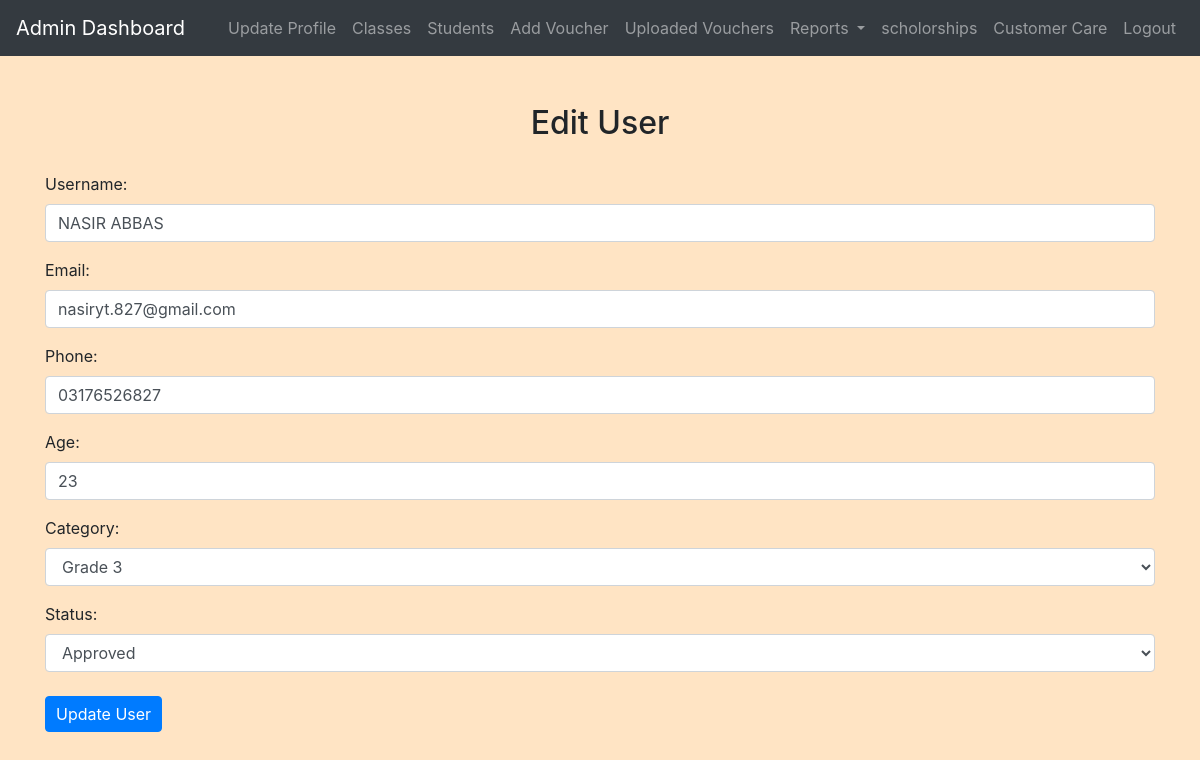
Screenshot of /admin/edit_user.php?id=3 (signed in) with the database file from the repository.
### tables this page shows
CREATE TABLE `users` (
  `id` int(11) NOT NULL,
  `username` varchar(50) NOT NULL,
  `password` varchar(255) NOT NULL,
  `email` varchar(100) NOT NULL,
  `phone` varchar(20) NOT NULL,
  `age` int(11) DEFAULT NULL,
  `category_id` int(11) DEFAULT NULL,
  `status` varchar(255) DEFAULT NULL
);

### admin/edit_user.php (the view, shortened to what this page needs)
<?php
include('config.php');
$user_id = $_GET['id'];
$sql = "SELECT users.id, users.username, users.password, users.email, users.phone, users.age, users.category_id, users.status, categories.name AS category_name
        FROM users
        LEFT JOIN categories ON users.category_id = categories.id
        WHERE users.id = $user_id";
$result = mysqli_query($conn, $sql);
$username = $email = $phone = $age = $category_id = $status = "";
if (mysqli_num_rows($result) == 1) {
    $row = mysqli_fetch_assoc($result);
    $username = $row['username'];
    $email = $row['email'];
    $phone = $row['phone'];
    $age = $row['age'];
    $category_id = $row['category_id'];
    $status = $row['status'];
}
$categories_sql = "SELECT id, name FROM categories";
$categories_result = mysqli_query($conn, $categories_sql);
?>
<!DOCTYPE html>
<html>
<head>
    <link rel="stylesheet" href="https://stackpath.bootstrapcdn.com/bootstrap/4.5.2/css/bootstrap.min.css">
    <link rel="stylesheet" href="../css/style.css">
</head>
<body>
    <?php include('admin_navbar.php'); ?>
    <div class="container mt-5 mb-5">
        <h2>Edit User</h2>
        <form method="post">
            <div class="form-group">
                <label for="new_username">Username:</label>
                <input type="text" class="form-control" id="new_username" name="new_username" value="<?php echo $username; ?>">
            </div>
            <div class="form-group">
                <label for="new_email">Email:</label>
                <input type="email" class="form-control" id="new_email" name="new_email" value="<?php echo $email; ?>">
            </div>
            <div class="form-group">
                <label for="new_phone">Phone:</label>
                <input type="text" class="form-control" id="new_phone" name="new_phone" value="<?php echo $phone; ?>">
            </div>
            <div class="form-group">
                <label for="new_age">Age:</label>
                <input type="text" class="form-control" id="new_age" name="new_age" value="<?php echo $age; ?>">
            </div>
            <div class="form-group">
                <label for="new_category_id">Category:</label>
                <select class="form-control" id="new_category_id" name="new_category_id">
                    <?php
                    while ($category_row = mysqli_fetch_assoc($categories_result)) {
                        $selected = ($category_row['id'] == $category_id) ? "selected" : "";
                        echo "<option value='" . $category_row['id'] . "' $selected>" . $category_row['name'] . "</option>";
                    }
                    ?>
                </select>
            </div>
            <div class="form-group">
                <label for="new_status">Status:</label>
                <select class="form-control" id="new_status" name="new_status">
                    <option value="Approved" <?php if ($status == 'Approved') echo 'selected="selected"'; ?>>Approved</option>
                </select>
            </div>
            <button type="submit" class="mt-2 btn btn-primary" name="update_user">Update User</button>
        </form>
    </div>
</body>
</html>

### css/style.css (style rules this page uses)
body { background-color: bisque; }
h1, h2, h3, h4 { text-align: center; margin-top: 30px; margin-bottom: 30px; }
.btn-primary { padding: 5px 10px; }

### rows the page displays
users: new_username "NASIR ABBAS", new_email "nasiryt.827@gmail.com", new_phone "03176526827", new_age "23", new_status "Approved"

### other values shown
form field new_category_id "Grade 3"
